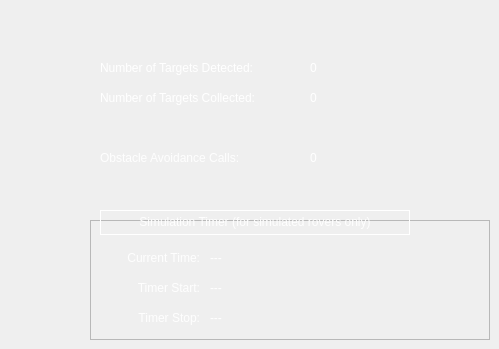
   <widget class="QWidget" name="stats_tab">
    <attribute name="title">
     <string>Task Status</string>
    </attribute>
    <widget class="QLabel" name="label_6">
     <property name="geometry">
      <rect>
       <x>100</x>
       <y>60</y>
       <width>201</width>
       <height>17</height>
      </rect>
     </property>
     <property name="text">
      <string>&lt;html&gt;&lt;head/&gt;&lt;body&gt;&lt;p&gt;&lt;span style=&quot; color:#ffffff;&quot;&gt;Number of Targets Detected:&lt;/span&gt;&lt;/p&gt;&lt;/body&gt;&lt;/html&gt;</string>
     </property>
    </widget>
    <widget class="QLabel" name="num_targets_detected_label">
     <property name="geometry">
      <rect>
       <x>310</x>
       <y>60</y>
       <width>67</width>
       <height>17</height>
      </rect>
     </property>
     <property name="text">
      <string>&lt;html&gt;&lt;head/&gt;&lt;body&gt;&lt;p&gt;&lt;span style=&quot; color:#ffffff;&quot;&gt;0&lt;/span&gt;&lt;/p&gt;&lt;/body&gt;&lt;/html&gt;</string>
     </property>
    </widget>
    <widget class="QLabel" name="label_8">
     <property name="geometry">
      <rect>
       <x>100</x>
       <y>90</y>
       <width>201</width>
       <height>17</height>
      </rect>
     </property>
     <property name="text">
      <string>&lt;html&gt;&lt;head/&gt;&lt;body&gt;&lt;p&gt;&lt;span style=&quot; color:#ffffff;&quot;&gt;Number of Targets Collected:&lt;/span&gt;&lt;/p&gt;&lt;/body&gt;&lt;/html&gt;</string>
     </property>
    </widget>
    <widget class="QLabel" name="num_targets_collected_label">
     <property name="geometry">
      <rect>
       <x>310</x>
       <y>90</y>
       <width>67</width>
       <height>17</height>
      </rect>
     </property>
     <property name="text">
      <string>&lt;html&gt;&lt;head/&gt;&lt;body&gt;&lt;p&gt;&lt;span style=&quot; color:#ffffff;&quot;&gt;0&lt;/span&gt;&lt;/p&gt;&lt;/body&gt;&lt;/html&gt;</string>
     </property>
    </widget>
    <widget class="QLabel" name="label_9">
     <property name="geometry">
      <rect>
       <x>100</x>
       <y>150</y>
       <width>181</width>
       <height>17</height>
      </rect>
     </property>
     <property name="text">
      <string>&lt;html&gt;&lt;head/&gt;&lt;body&gt;&lt;p&gt;&lt;span style=&quot; color:#fefefe;&quot;&gt;Obstacle Avoidance Calls:&lt;/span&gt;&lt;/p&gt;&lt;/body&gt;&lt;/html&gt;</string>
     </property>
    </widget>
    <widget class="QLabel" name="perc_of_time_avoiding_obstacles">
     <property name="geometry">
      <rect>
       <x>310</x>
       <y>150</y>
       <width>67</width>
       <height>17</height>
      </rect>
     </property>
     <property name="text">
      <string>&lt;html&gt;&lt;head/&gt;&lt;body&gt;&lt;p&gt;&lt;span style=&quot; color:#ffffff;&quot;&gt;0&lt;/span&gt;&lt;/p&gt;&lt;/body&gt;&lt;/html&gt;</string>
     </property>
    </widget>
    <widget class="QLabel" name="currentSimulationTimeLabel">
     <property name="geometry">
      <rect>
       <x>210</x>
       <y>250</y>
       <width>250</width>
       <height>17</height>
      </rect>
     </property>
     <property name="text">
      <string>&lt;html&gt;&lt;head/&gt;&lt;body&gt;&lt;p&gt;&lt;span style=&quot; color:#ffffff;&quot;&gt;---&lt;/span&gt;&lt;/p&gt;&lt;/body&gt;&lt;/html&gt;</string>
     </property>
    </widget>
    <widget class="QLabel" name="simulationTimerStartLabel">
     <property name="geometry">
      <rect>
       <x>210</x>
       <y>280</y>
       <width>250</width>
       <height>17</height>
      </rect>
     </property>
     <property name="text">
      <string>&lt;html&gt;&lt;head/&gt;&lt;body&gt;&lt;p&gt;&lt;span style=&quot; color:#ffffff;&quot;&gt;---&lt;/span&gt;&lt;/p&gt;&lt;/body&gt;&lt;/html&gt;</string>
     </property>
    </widget>
    <widget class="QLabel" name="simulationTimerStopLabel">
     <property name="geometry">
      <rect>
       <x>210</x>
       <y>310</y>
       <width>250</width>
       <height>17</height>
      </rect>
     </property>
     <property name="text">
      <string>&lt;html&gt;&lt;head/&gt;&lt;body&gt;&lt;p&gt;&lt;span style=&quot; color:#ffffff;&quot;&gt;---&lt;/span&gt;&lt;/p&gt;&lt;/body&gt;&lt;/html&gt;</string>
     </property>
    </widget>
    <widget class="QLabel" name="currentSimulationTimeTitle">
     <property name="geometry">
      <rect>
       <x>100</x>
       <y>250</y>
       <width>100</width>
       <height>17</height>
      </rect>
     </property>
     <property name="text">
      <string>&lt;html&gt;&lt;head/&gt;&lt;body&gt;&lt;p&gt;&lt;span style=&quot; color:#fefefe;&quot;&gt;Current Time:&lt;/span&gt;&lt;/p&gt;&lt;/body&gt;&lt;/html&gt;</string>
     </property>
     <property name="alignment">
      <set>Qt::AlignRight|Qt::AlignTrailing|Qt::AlignVCenter</set>
     </property>
    </widget>
    <widget class="QLabel" name="simulationTimerStartTitle">
     <property name="geometry">
      <rect>
       <x>100</x>
       <y>280</y>
       <width>100</width>
       <height>17</height>
      </rect>
     </property>
     <property name="text">
      <string>&lt;html&gt;&lt;head/&gt;&lt;body&gt;&lt;p&gt;&lt;span style=&quot; color:#fefefe;&quot;&gt;Timer Start:&lt;/span&gt;&lt;/p&gt;&lt;/body&gt;&lt;/html&gt;</string>
     </property>
     <property name="alignment">
      <set>Qt::AlignRight|Qt::AlignTrailing|Qt::AlignVCenter</set>
     </property>
    </widget>
    <widget class="QLabel" name="simulationTimerStopTitle">
     <property name="geometry">
      <rect>
       <x>100</x>
       <y>310</y>
       <width>100</width>
       <height>17</height>
      </rect>
     </property>
     <property name="text">
      <string>&lt;html&gt;&lt;head/&gt;&lt;body&gt;&lt;p&gt;&lt;span style=&quot; color:#fefefe;&quot;&gt;Timer Stop:&lt;/span&gt;&lt;/p&gt;&lt;/body&gt;&lt;/html&gt;</string>
     </property>
     <property name="alignment">
      <set>Qt::AlignRight|Qt::AlignTrailing|Qt::AlignVCenter</set>
     </property>
    </widget>
    <widget class="QFrame" name="Simulation_Timer_Frame">
     <property name="enabled">
      <bool>true</bool>
     </property>
     <property name="geometry">
      <rect>
       <x>90</x>
       <y>220</y>
       <width>400</width>
       <height>120</height>
      </rect>
     </property>
     <property name="frameShape">
      <enum>QFrame::StyledPanel</enum>
     </property>
     <property name="frameShadow">
      <enum>QFrame::Raised</enum>
     </property>
    </widget>
    <widget class="QLabel" name="simulation_timer_frame_label">
     <property name="geometry">
      <rect>
       <x>100</x>
       <y>210</y>
       <width>310</width>
       <height>25</height>
      </rect>
     </property>
     <property name="styleSheet">
      <string notr="true">color: white;
border: 1px solid white;
padding: 1px;</string>
     </property>
     <property name="text">
      <string>&lt;html&gt;&lt;head/&gt;&lt;body&gt;&lt;p&gt;&lt;span style=&quot; color:#fefefe;&quot;&gt;Simulation Timer (for simulated rovers only)&lt;/span&gt;&lt;/p&gt;&lt;/body&gt;&lt;/html&gt;</string>
     </property>
     <property name="alignment">
      <set>Qt::AlignCenter</set>
     </property>
    </widget>
    <zorder>Simulation_Timer_Frame</zorder>
    <zorder>label_6</zorder>
    <zorder>num_targets_detected_label</zorder>
    <zorder>label_8</zorder>
    <zorder>num_targets_collected_label</zorder>
    <zorder>label_9</zorder>
    <zorder>perc_of_time_avoiding_obstacles</zorder>
    <zorder>currentSimulationTimeLabel</zorder>
    <zorder>simulationTimerStartLabel</zorder>
    <zorder>simulationTimerStopLabel</zorder>
    <zorder>currentSimulationTimeTitle</zorder>
    <zorder>simulationTimerStartTitle</zorder>
    <zorder>simulationTimerStopTitle</zorder>
    <zorder>simulation_timer_frame_label</zorder>
   </widget>
